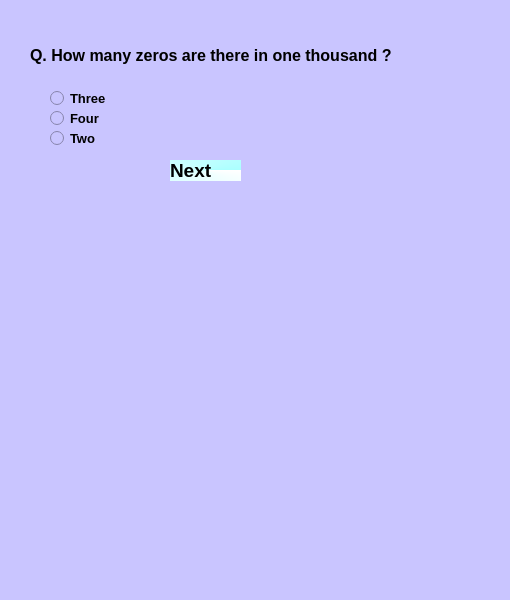
<?xml version="1.0" encoding="UTF-8"?>
<ui version="4.0">
 <class>MainWindow</class>
 <widget class="QMainWindow" name="MainWindow">
  <property name="geometry">
   <rect>
    <x>0</x>
    <y>0</y>
    <width>510</width>
    <height>600</height>
   </rect>
  </property>
  <property name="windowTitle">
   <string>MainWindow</string>
  </property>
  <property name="styleSheet">
   <string notr="true">background-color: rgb(201, 197, 255);</string>
  </property>
  <widget class="QWidget" name="centralwidget">
   <widget class="QLabel" name="label">
    <property name="geometry">
     <rect>
      <x>30</x>
      <y>40</y>
      <width>391</width>
      <height>31</height>
     </rect>
    </property>
    <property name="font">
     <font>
      <pointsize>12</pointsize>
      <weight>75</weight>
      <bold>true</bold>
     </font>
    </property>
    <property name="text">
     <string>Q. How many zeros are there in one thousand ?</string>
    </property>
   </widget>
   <widget class="QRadioButton" name="radioButton">
    <property name="geometry">
     <rect>
      <x>50</x>
      <y>90</y>
      <width>82</width>
      <height>17</height>
     </rect>
    </property>
    <property name="font">
     <font>
      <pointsize>10</pointsize>
      <weight>75</weight>
      <bold>true</bold>
     </font>
    </property>
    <property name="text">
     <string>Three</string>
    </property>
   </widget>
   <widget class="QRadioButton" name="radioButton_3">
    <property name="geometry">
     <rect>
      <x>50</x>
      <y>110</y>
      <width>82</width>
      <height>17</height>
     </rect>
    </property>
    <property name="font">
     <font>
      <pointsize>10</pointsize>
      <weight>75</weight>
      <bold>true</bold>
     </font>
    </property>
    <property name="text">
     <string>Four</string>
    </property>
   </widget>
   <widget class="QRadioButton" name="radioButton_4">
    <property name="geometry">
     <rect>
      <x>50</x>
      <y>130</y>
      <width>82</width>
      <height>17</height>
     </rect>
    </property>
    <property name="font">
     <font>
      <pointsize>10</pointsize>
      <weight>75</weight>
      <bold>true</bold>
     </font>
    </property>
    <property name="text">
     <string>Two</string>
    </property>
   </widget>
   <widget class="QLabel" name="label_2">
    <property name="geometry">
     <rect>
      <x>170</x>
      <y>160</y>
      <width>71</width>
      <height>21</height>
     </rect>
    </property>
    <property name="font">
     <font>
      <pointsize>14</pointsize>
      <weight>75</weight>
      <bold>true</bold>
     </font>
    </property>
    <property name="mouseTracking">
     <bool>true</bool>
    </property>
    <property name="styleSheet">
     <string notr="true">background-color:qconicalgradient(cx:0.5, cy:0.5, angle:0, stop:0 rgba(170, 255, 255, 255), stop:1 rgba(255, 255, 255, 255))</string>
    </property>
    <property name="text">
     <string>Next</string>
    </property>
   </widget>
  </widget>
  <widget class="QMenuBar" name="menubar">
   <property name="geometry">
    <rect>
     <x>0</x>
     <y>0</y>
     <width>510</width>
     <height>21</height>
    </rect>
   </property>
  </widget>
  <widget class="QStatusBar" name="statusbar"/>
 </widget>
 <resources/>
 <connections/>
</ui>
